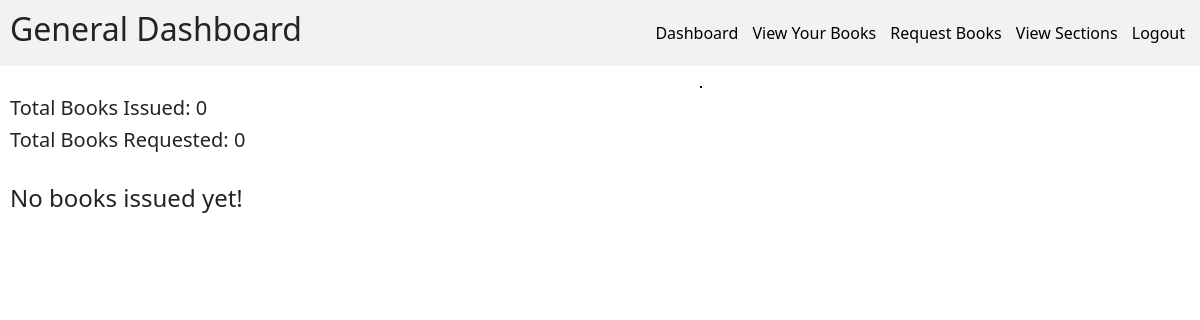
/generalDashboard/ (signed in), run on an earlier commit of the app's database.
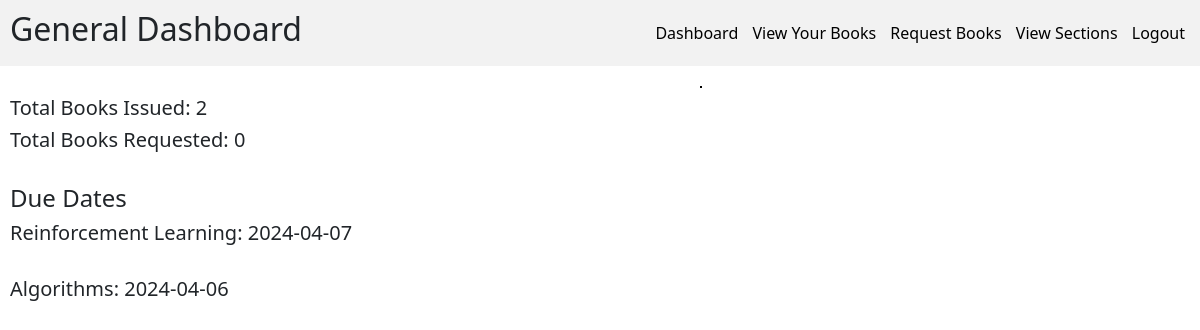
And on a later commit of the database.
### models.py (models this page shows)
class BookIssueModel(db.Model):
    __tablename__ = "book_issue"
    book_id = Column(Integer, ForeignKey("book.id"), primary_key=True)
    uid = Column(Integer, ForeignKey("user_login.id"), primary_key=True)
    date_of_issue = Column(Date, nullable=False)
    date_of_return = Column(Date, nullable=False)

class BookModel(db.Model):
    __tablename__ = "book"
    id = Column(Integer, primary_key=True, autoincrement=True)
    isbn = Column(String(13), nullable=False, unique=True)
    name = Column(String(100), nullable=False)
    page_count = Column(Integer, nullable=False)
    content = Column(String, nullable=False)
    publisher = Column(String(100), nullable=False)
    volume = Column(Integer, nullable = False)
    section_id = Column(Integer, ForeignKey("section.id"), nullable=False)
    search_word = Column(String(500), nullable=False)
    price = Column(Integer, nullable=False)

### blueprints/api.py (the view)
        def wrapper(*args, **kwargs):
            info = UserInfoModel.query.filter_by(uid=current_user.id).first()
            if not info:
                return {"message": "Info not found"}, 404
            if info.role != role:
                return {"message": f"Only {role} user has access here"}, 400
            else:
                return function(*args, **kwargs)

### blueprints/api.py (called while the page is built)
def check_role(role: str):
    def decorator(function: Callable):
        def wrapper(*args, **kwargs):
            info = UserInfoModel.query.filter_by(uid=current_user.id).first()
            if not info:
                return {"message": "Info not found"}, 404
            if info.role != role:
                return {"message": f"Only {role} user has access here"}, 400
            else:
                return function(*args, **kwargs)
        wrapper.__name__ = function.__name__
        return wrapper
    return decorator

@login_manager.user_loader
def load_user(id):
    return UserLoginModel.query.get(id)

### templates/generalDashboard.html (shortened to what this page needs)
{% extends "generalBase.html" %}
{% block content %}
<div>
    <h5>Total Books Issued: {{issue_count}}</h5>
    <h5>Total Books Requested: {{request_count}}</h5> <br>
    {% if not book_issues %}
    <h4>No books issued yet!</h4>
    {% else %}
    <h4>Due Dates</h4>
    {% for book in book_issues %}
    <h5>{{book.name}}: {{book.date_of_return}}</h5> <br>
    {% endfor %}
    {% endif %}
</div>
{% endblock %}

What changed in the data, as far as the page shows it:
added BookIssueModel: name "Reinforcement Learning", date_of_return "2024-04-07"
added BookIssueModel: name "Algorithms", date_of_return "2024-04-06"
Also different on the page:
{{ issue_count }}: "0" → "2"
text no longer shown: "No books issued yet!"
text now shown: "Due Dates"
